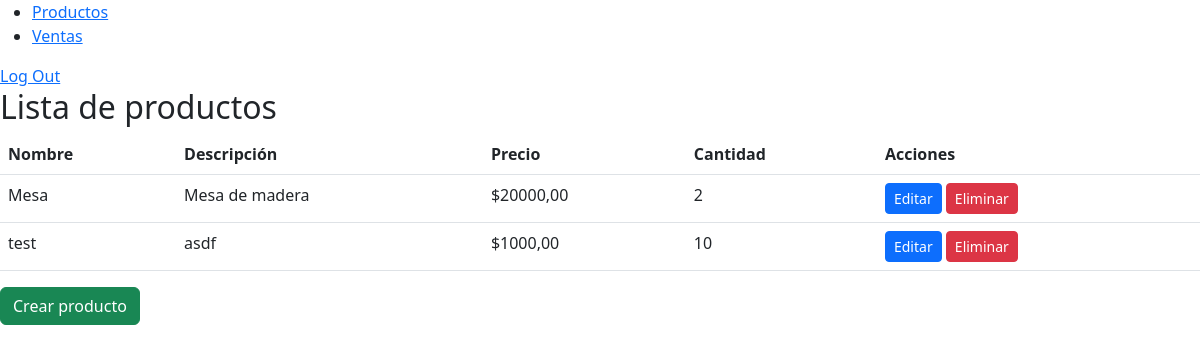
Page /reporte_existencias/ (signed in) on the earlier database version.
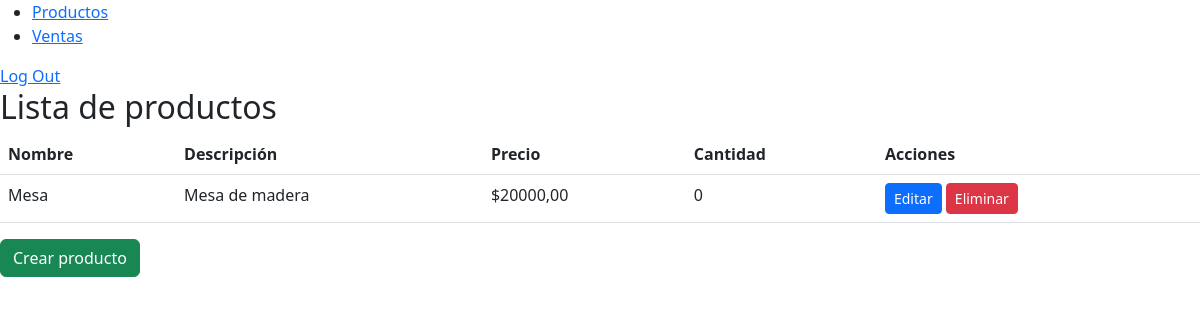
Same page on the later database version.
### Inventario/models.py (models this page shows, shortened)
class Producto(models.Model):
    nombre = models.CharField(max_length=100)
    descripcion = models.TextField()
    precio = models.DecimalField(max_digits=8, decimal_places=2)
    cantidad = models.IntegerField()

### Inventario/views.py (the view)
# urls.py: path('reporte_existencias/', views.reporte_existencias, name='reporte_existencias'),
@login_required
def reporte_existencias(request):
    productos = Producto.objects.all()
    return render(request, 'Inventario/reporte_existencias.html', {'productos': productos})

### Inventario/templates/Inventario/reporte_existencias.html
{% extends 'Inventario/base.html' %}
{% block content %}
  <h2>Lista de productos</h2>
  <table class="table table-hover">
    <thead>
      <tr>
        <th>Nombre</th>
        <th>Descripción</th>
        <th>Precio</th>
        <th>Cantidad</th>
        <th>Acciones</th>
      </tr>
    </thead>
    <tbody>
      {% for producto in productos %}
      <tr>
        <td>{{ producto.nombre }}</td>
        <td>{{ producto.descripcion }}</td>
        <td>${{ producto.precio }}</td>
        <td>{{ producto.cantidad }}</td>
        <td>
          <a href="{% url 'editar_producto' producto.id %}" class="btn btn-sm btn-primary">Editar</a>
          <a href="{% url 'eliminar_producto' producto.id %}" class="btn btn-sm btn-danger">Eliminar</a>
        </td>
      </tr>
      {% empty %}
      <tr>
        <td colspan="5">No hay productos registrados.</td>
      </tr>
      {% endfor %}
    </tbody>
  </table>
  <a href="{% url 'crear_producto' %}" class="btn btn-success">Crear producto</a>
{% endblock %}

Differences in the rows shown:
removed Producto: nombre "test", descripcion "asdf", precio "1000,00", cantidad "10"
changed Producto "Mesa": cantidad "2" → "0"
